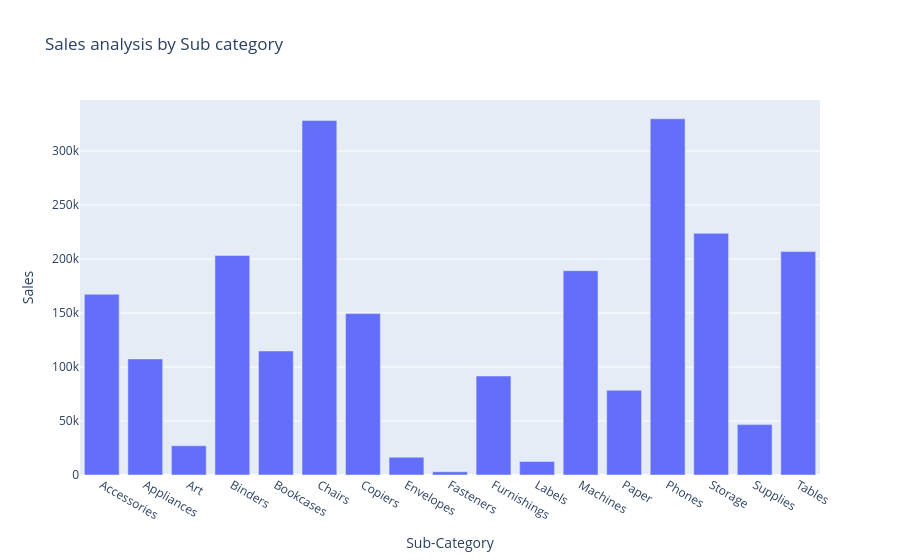

Source (notebook cell):
### Code cell
fig = px.bar(sales_by_subcategory,x='Sub-Category',
            y='Sales',
            title="Sales analysis by Sub category")

fig.show()

### Figure 1 — Plotly figure (JSON) as saved in the notebook; plotly's stock layout.template omitted (floating-point values rounded to 4 significant figures)
{"data": [{"hovertemplate": "Sub-Category=%{x}<br>Sales=%{y}<extra></extra>", "legendgroup": "", "marker": {"color": "#636efa", "pattern": {"shape": ""}}, "name": "", "orientation": "v", "showlegend": false, "textposition": "auto", "type": "bar", "x": ["Accessories", "Appliances", "Art", "Binders", "Bookcases", "Chairs", "Copiers", "Envelopes", "Fasteners", "Furnishings", "Labels", "Machines", "Paper", "Phones", "Storage", "Supplies", "Tables"], "xaxis": "x", "y": [167400.0, 107500.0, 27120.0, 203400.0, 114900.0, 328400.0, 149500.0, 16480.0, 3024.0, 91710.0, 12490.0, 189200.0, 78480.0, 330000.0, 223800.0, 46670.0, 207000.0], "yaxis": "y"}], "layout": {"barmode": "relative", "legend": {"tracegroupgap": 0}, "title": {"text": "Sales analysis by Sub category"}, "xaxis": {"anchor": "y", "domain": [0, 1], "title": {"text": "Sub-Category"}}, "yaxis": {"anchor": "x", "domain": [0, 1], "title": {"text": "Sales"}}}}
